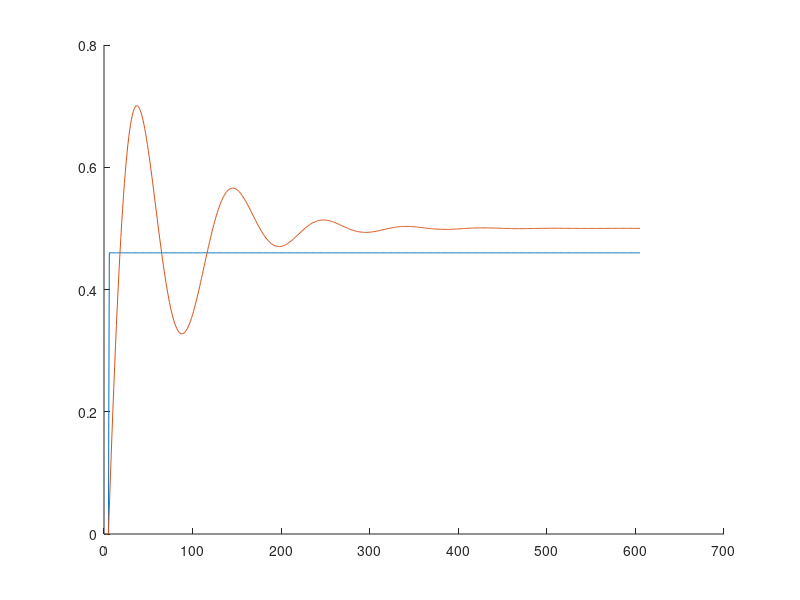

The MATLAB source for this figure: (Note: this script raises an error after producing the figure.)
close all
% clear all
load Datos.mat
hold on
x= [0,0,0,0,0,u];
y= [0,0,0,0,0,deseados];
plot(x)
plot(y)

w=[0.0031   -0.0717   -0.0134    0.0921   -0.7662    0.6344    1.1225];
% w2=[4.6284   -2.8155   -9.0716    7.3621   -0.0365    0.4280    0.4960];
no=1;
w2=rand(no,7);
c2=rand(1,no+1);


error=0;
for i=1:10000
% Parte 2
alfa=10;
% deseados=0;
Aux=0;

x2=[0,0,0];
y2=[0,0,0];
% 


% w=rand(1,7);
% w2=rand(1,7);
for j=1:length(y)-3
% Controlador inverso

entradas=[x(j:3+j)';x2(j:j+2)'];
% entradas=[x(i:2+i)';y(i:1+i)'];

deseados = x(j+3);

   [yrk, ecm,w2,c2] = feedForwardMPerceptronCompuesto(alfa,entradas,w2,c2,no,0,0,w,error);
%  [yrk, ecm,w,c] = feedForwardMadaline(alfa,entradas,w,c,no,deseados,0);

x2(j+3)=yrk;

entradas2=[x2(j:3+j)';y2(j:j+2)'];
% entradas=[x(i:2+i)';y(i:1+i)'];

[yrk, ecm,w] = feedForwardAdaline(alfa,entradas2,w,deseados,0);
% disp(ecm);
error = deseados-yrk;
Aux(j)=error;
y2(j+3)=yrk;


[yrk, ecm,w2,c2] = feedForwardMPerceptronCompuesto(alfa,entradas,w2,c2,no,0,1,w,error);
% disp(w2)
end
% plot(Aux)

hold on
P1=plot(x,'k');
P2=plot(y,'r');
P3=plot(y2,'g');
pause(0.01)
delete(P1);
delete(P2);
delete(P3);
hold off

end
hold on
P1=plot(x,'k');
P2=plot(y,'r');
P3=plot(y2,'g');

